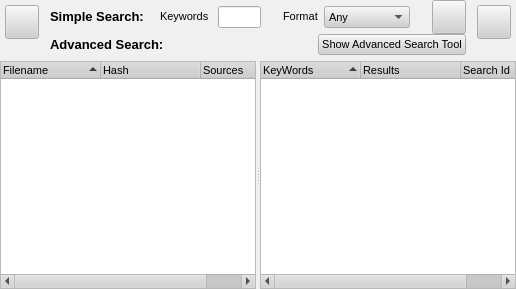
<ui version="4.0" >
 <class>SearchDialog</class>
 <widget class="QWidget" name="SearchDialog" >
  <property name="geometry" >
   <rect>
    <x>0</x>
    <y>0</y>
    <width>516</width>
    <height>289</height>
   </rect>
  </property>
  <property name="sizePolicy" >
   <sizepolicy>
    <hsizetype>1</hsizetype>
    <vsizetype>1</vsizetype>
    <horstretch>1</horstretch>
    <verstretch>1</verstretch>
   </sizepolicy>
  </property>
  <property name="palette" >
   <palette>
    <active>
     <colorrole role="WindowText" >
      <brush brushstyle="SolidPattern" >
       <color alpha="255" >
        <red>0</red>
        <green>0</green>
        <blue>0</blue>
       </color>
      </brush>
     </colorrole>
     <colorrole role="Button" >
      <brush brushstyle="SolidPattern" >
       <color alpha="255" >
        <red>208</red>
        <green>208</green>
        <blue>208</blue>
       </color>
      </brush>
     </colorrole>
     <colorrole role="Light" >
      <brush brushstyle="SolidPattern" >
       <color alpha="255" >
        <red>255</red>
        <green>255</green>
        <blue>255</blue>
       </color>
      </brush>
     </colorrole>
     <colorrole role="Midlight" >
      <brush brushstyle="SolidPattern" >
       <color alpha="255" >
        <red>247</red>
        <green>247</green>
        <blue>247</blue>
       </color>
      </brush>
     </colorrole>
     <colorrole role="Dark" >
      <brush brushstyle="SolidPattern" >
       <color alpha="255" >
        <red>104</red>
        <green>104</green>
        <blue>104</blue>
       </color>
      </brush>
     </colorrole>
     <colorrole role="Mid" >
      <brush brushstyle="SolidPattern" >
       <color alpha="255" >
        <red>139</red>
        <green>139</green>
        <blue>139</blue>
       </color>
      </brush>
     </colorrole>
     <colorrole role="Text" >
      <brush brushstyle="SolidPattern" >
       <color alpha="255" >
        <red>0</red>
        <green>0</green>
        <blue>0</blue>
       </color>
      </brush>
     </colorrole>
     <colorrole role="BrightText" >
      <brush brushstyle="SolidPattern" >
       <color alpha="255" >
        <red>255</red>
        <green>255</green>
        <blue>255</blue>
       </color>
      </brush>
     </colorrole>
     <colorrole role="ButtonText" >
      <brush brushstyle="SolidPattern" >
       <color alpha="255" >
        <red>0</red>
        <green>0</green>
        <blue>0</blue>
       </color>
      </brush>
     </colorrole>
     <colorrole role="Base" >
      <brush brushstyle="SolidPattern" >
       <color alpha="255" >
        <red>255</red>
        <green>255</green>
        <blue>255</blue>
       </color>
      </brush>
     </colorrole>
     <colorrole role="Window" >
      <brush brushstyle="SolidPattern" >
       <color alpha="255" >
        <red>240</red>
        <green>240</green>
        <blue>240</blue>
       </color>
      </brush>
     </colorrole>
     <colorrole role="Shadow" >
      <brush brushstyle="SolidPattern" >
       <color alpha="255" >
        <red>0</red>
        <green>0</green>
        <blue>0</blue>
       </color>
      </brush>
     </colorrole>
     <colorrole role="Highlight" >
      <brush brushstyle="SolidPattern" >
       <color alpha="255" >
        <red>0</red>
        <green>0</green>
        <blue>128</blue>
       </color>
      </brush>
     </colorrole>
     <colorrole role="HighlightedText" >
      <brush brushstyle="SolidPattern" >
       <color alpha="255" >
        <red>255</red>
        <green>255</green>
        <blue>255</blue>
       </color>
      </brush>
     </colorrole>
     <colorrole role="Link" >
      <brush brushstyle="SolidPattern" >
       <color alpha="255" >
        <red>0</red>
        <green>0</green>
        <blue>255</blue>
       </color>
      </brush>
     </colorrole>
     <colorrole role="LinkVisited" >
      <brush brushstyle="SolidPattern" >
       <color alpha="255" >
        <red>255</red>
        <green>0</green>
        <blue>255</blue>
       </color>
      </brush>
     </colorrole>
     <colorrole role="AlternateBase" >
      <brush brushstyle="SolidPattern" >
       <color alpha="255" >
        <red>231</red>
        <green>231</green>
        <blue>231</blue>
       </color>
      </brush>
     </colorrole>
    </active>
    <inactive>
     <colorrole role="WindowText" >
      <brush brushstyle="SolidPattern" >
       <color alpha="255" >
        <red>0</red>
        <green>0</green>
        <blue>0</blue>
       </color>
      </brush>
     </colorrole>
     <colorrole role="Button" >
      <brush brushstyle="SolidPattern" >
       <color alpha="255" >
        <red>208</red>
        <green>208</green>
        <blue>208</blue>
       </color>
      </brush>
     </colorrole>
     <colorrole role="Light" >
      <brush brushstyle="SolidPattern" >
       <color alpha="255" >
        <red>255</red>
        <green>255</green>
        <blue>255</blue>
       </color>
      </brush>
     </colorrole>
     <colorrole role="Midlight" >
      <brush brushstyle="SolidPattern" >
       <color alpha="255" >
        <red>247</red>
        <green>247</green>
        <blue>247</blue>
       </color>
      </brush>
     </colorrole>
     <colorrole role="Dark" >
      <brush brushstyle="SolidPattern" >
       <color alpha="255" >
        <red>104</red>
        <green>104</green>
        <blue>104</blue>
       </color>
      </brush>
     </colorrole>
     <colorrole role="Mid" >
      <brush brushstyle="SolidPattern" >
       <color alpha="255" >
        <red>139</red>
        <green>139</green>
        <blue>139</blue>
       </color>
      </brush>
     </colorrole>
     <colorrole role="Text" >
      <brush brushstyle="SolidPattern" >
       <color alpha="255" >
        <red>0</red>
        <green>0</green>
        <blue>0</blue>
       </color>
      </brush>
     </colorrole>
     <colorrole role="BrightText" >
      <brush brushstyle="SolidPattern" >
       <color alpha="255" >
        <red>255</red>
        <green>255</green>
        <blue>255</blue>
       </color>
      </brush>
     </colorrole>
     <colorrole role="ButtonText" >
      <brush brushstyle="SolidPattern" >
       <color alpha="255" >
        <red>0</red>
        <green>0</green>
        <blue>0</blue>
       </color>
      </brush>
     </colorrole>
     <colorrole role="Base" >
      <brush brushstyle="SolidPattern" >
       <color alpha="255" >
        <red>255</red>
        <green>255</green>
        <blue>255</blue>
       </color>
      </brush>
     </colorrole>
     <colorrole role="Window" >
      <brush brushstyle="SolidPattern" >
       <color alpha="255" >
        <red>240</red>
        <green>240</green>
        <blue>240</blue>
       </color>
      </brush>
     </colorrole>
     <colorrole role="Shadow" >
      <brush brushstyle="SolidPattern" >
       <color alpha="255" >
        <red>0</red>
        <green>0</green>
        <blue>0</blue>
       </color>
      </brush>
     </colorrole>
     <colorrole role="Highlight" >
      <brush brushstyle="SolidPattern" >
       <color alpha="255" >
        <red>192</red>
        <green>192</green>
        <blue>192</blue>
       </color>
      </brush>
     </colorrole>
     <colorrole role="HighlightedText" >
      <brush brushstyle="SolidPattern" >
       <color alpha="255" >
        <red>0</red>
        <green>0</green>
        <blue>0</blue>
       </color>
      </brush>
     </colorrole>
     <colorrole role="Link" >
      <brush brushstyle="SolidPattern" >
       <color alpha="255" >
        <red>0</red>
        <green>0</green>
        <blue>255</blue>
       </color>
      </brush>
     </colorrole>
     <colorrole role="LinkVisited" >
      <brush brushstyle="SolidPattern" >
       <color alpha="255" >
        <red>255</red>
        <green>0</green>
        <blue>255</blue>
       </color>
      </brush>
     </colorrole>
     <colorrole role="AlternateBase" >
      <brush brushstyle="SolidPattern" >
       <color alpha="255" >
        <red>231</red>
        <green>231</green>
        <blue>231</blue>
       </color>
      </brush>
     </colorrole>
    </inactive>
    <disabled>
     <colorrole role="WindowText" >
      <brush brushstyle="SolidPattern" >
       <color alpha="255" >
        <red>104</red>
        <green>104</green>
        <blue>104</blue>
       </color>
      </brush>
     </colorrole>
     <colorrole role="Button" >
      <brush brushstyle="SolidPattern" >
       <color alpha="255" >
        <red>208</red>
        <green>208</green>
        <blue>208</blue>
       </color>
      </brush>
     </colorrole>
     <colorrole role="Light" >
      <brush brushstyle="SolidPattern" >
       <color alpha="255" >
        <red>255</red>
        <green>255</green>
        <blue>255</blue>
       </color>
      </brush>
     </colorrole>
     <colorrole role="Midlight" >
      <brush brushstyle="SolidPattern" >
       <color alpha="255" >
        <red>247</red>
        <green>247</green>
        <blue>247</blue>
       </color>
      </brush>
     </colorrole>
     <colorrole role="Dark" >
      <brush brushstyle="SolidPattern" >
       <color alpha="255" >
        <red>104</red>
        <green>104</green>
        <blue>104</blue>
       </color>
      </brush>
     </colorrole>
     <colorrole role="Mid" >
      <brush brushstyle="SolidPattern" >
       <color alpha="255" >
        <red>139</red>
        <green>139</green>
        <blue>139</blue>
       </color>
      </brush>
     </colorrole>
     <colorrole role="Text" >
      <brush brushstyle="SolidPattern" >
       <color alpha="255" >
        <red>104</red>
        <green>104</green>
        <blue>104</blue>
       </color>
      </brush>
     </colorrole>
     <colorrole role="BrightText" >
      <brush brushstyle="SolidPattern" >
       <color alpha="255" >
        <red>255</red>
        <green>255</green>
        <blue>255</blue>
       </color>
      </brush>
     </colorrole>
     <colorrole role="ButtonText" >
      <brush brushstyle="SolidPattern" >
       <color alpha="255" >
        <red>104</red>
        <green>104</green>
        <blue>104</blue>
       </color>
      </brush>
     </colorrole>
     <colorrole role="Base" >
      <brush brushstyle="SolidPattern" >
       <color alpha="255" >
        <red>240</red>
        <green>240</green>
        <blue>240</blue>
       </color>
      </brush>
     </colorrole>
     <colorrole role="Window" >
      <brush brushstyle="SolidPattern" >
       <color alpha="255" >
        <red>240</red>
        <green>240</green>
        <blue>240</blue>
       </color>
      </brush>
     </colorrole>
     <colorrole role="Shadow" >
      <brush brushstyle="SolidPattern" >
       <color alpha="255" >
        <red>0</red>
        <green>0</green>
        <blue>0</blue>
       </color>
      </brush>
     </colorrole>
     <colorrole role="Highlight" >
      <brush brushstyle="SolidPattern" >
       <color alpha="255" >
        <red>0</red>
        <green>0</green>
        <blue>128</blue>
       </color>
      </brush>
     </colorrole>
     <colorrole role="HighlightedText" >
      <brush brushstyle="SolidPattern" >
       <color alpha="255" >
        <red>255</red>
        <green>255</green>
        <blue>255</blue>
       </color>
      </brush>
     </colorrole>
     <colorrole role="Link" >
      <brush brushstyle="SolidPattern" >
       <color alpha="255" >
        <red>0</red>
        <green>0</green>
        <blue>255</blue>
       </color>
      </brush>
     </colorrole>
     <colorrole role="LinkVisited" >
      <brush brushstyle="SolidPattern" >
       <color alpha="255" >
        <red>255</red>
        <green>0</green>
        <blue>255</blue>
       </color>
      </brush>
     </colorrole>
     <colorrole role="AlternateBase" >
      <brush brushstyle="SolidPattern" >
       <color alpha="255" >
        <red>231</red>
        <green>231</green>
        <blue>231</blue>
       </color>
      </brush>
     </colorrole>
    </disabled>
   </palette>
  </property>
  <property name="font" >
   <font>
    <family>Arial</family>
    <pointsize>8</pointsize>
    <weight>50</weight>
    <italic>false</italic>
    <bold>false</bold>
    <underline>false</underline>
    <strikeout>false</strikeout>
   </font>
  </property>
  <property name="contextMenuPolicy" >
   <enum>Qt::NoContextMenu</enum>
  </property>
  <layout class="QGridLayout" >
   <property name="margin" >
    <number>0</number>
   </property>
   <property name="spacing" >
    <number>1</number>
   </property>
   <item row="0" column="0" >
    <layout class="QVBoxLayout" >
     <property name="margin" >
      <number>0</number>
     </property>
     <property name="spacing" >
      <number>6</number>
     </property>
     <item>
      <layout class="QHBoxLayout" >
       <property name="margin" >
        <number>0</number>
       </property>
       <property name="spacing" >
        <number>6</number>
       </property>
       <item>
        <layout class="QVBoxLayout" >
         <property name="margin" >
          <number>5</number>
         </property>
         <property name="spacing" >
          <number>6</number>
         </property>
         <item>
          <widget class="QPushButton" name="toggleAdvancedSearchBtn" >
           <property name="sizePolicy" >
            <sizepolicy>
             <hsizetype>0</hsizetype>
             <vsizetype>0</vsizetype>
             <horstretch>0</horstretch>
             <verstretch>0</verstretch>
            </sizepolicy>
           </property>
           <property name="minimumSize" >
            <size>
             <width>34</width>
             <height>34</height>
            </size>
           </property>
           <property name="maximumSize" >
            <size>
             <width>34</width>
             <height>34</height>
            </size>
           </property>
           <property name="toolTip" >
            <string>Toggle advanced searching on and off.</string>
           </property>
           <property name="text" >
            <string/>
           </property>
           <property name="icon" >
            <iconset resource="images.qrc" >:/images/advsearch_24x24.png</iconset>
           </property>
           <property name="iconSize" >
            <size>
             <width>24</width>
             <height>24</height>
            </size>
           </property>
           <property name="checkable" >
            <bool>true</bool>
           </property>
          </widget>
         </item>
         <item>
          <spacer>
           <property name="orientation" >
            <enum>Qt::Vertical</enum>
           </property>
           <property name="sizeHint" >
            <size>
             <width>20</width>
             <height>0</height>
            </size>
           </property>
          </spacer>
         </item>
        </layout>
       </item>
       <item>
        <widget class="QFrame" name="SearchModeFrame" >
         <property name="sizePolicy" >
          <sizepolicy>
           <hsizetype>1</hsizetype>
           <vsizetype>1</vsizetype>
           <horstretch>255</horstretch>
           <verstretch>0</verstretch>
          </sizepolicy>
         </property>
         <property name="minimumSize" >
          <size>
           <width>390</width>
           <height>24</height>
          </size>
         </property>
         <property name="frameShape" >
          <enum>QFrame::NoFrame</enum>
         </property>
         <property name="frameShadow" >
          <enum>QFrame::Raised</enum>
         </property>
         <layout class="QVBoxLayout" >
          <property name="margin" >
           <number>0</number>
          </property>
          <property name="spacing" >
           <number>0</number>
          </property>
          <item>
           <widget class="QFrame" name="SimpleSearchPanel" >
            <property name="sizePolicy" >
             <sizepolicy>
              <hsizetype>1</hsizetype>
              <vsizetype>1</vsizetype>
              <horstretch>0</horstretch>
              <verstretch>0</verstretch>
             </sizepolicy>
            </property>
            <property name="frameShape" >
             <enum>QFrame::NoFrame</enum>
            </property>
            <property name="frameShadow" >
             <enum>QFrame::Raised</enum>
            </property>
            <layout class="QVBoxLayout" >
             <property name="margin" >
              <number>0</number>
             </property>
             <property name="spacing" >
              <number>0</number>
             </property>
             <item>
              <layout class="QHBoxLayout" >
               <property name="margin" >
                <number>0</number>
               </property>
               <property name="spacing" >
                <number>6</number>
               </property>
               <item>
                <widget class="QLabel" name="label_3" >
                 <property name="frameShape" >
                  <enum>QFrame::NoFrame</enum>
                 </property>
                 <property name="frameShadow" >
                  <enum>QFrame::Plain</enum>
                 </property>
                 <property name="text" >
                  <string>&lt;h3>Simple Search:&lt;/h3></string>
                 </property>
                </widget>
               </item>
               <item>
                <spacer>
                 <property name="orientation" >
                  <enum>Qt::Horizontal</enum>
                 </property>
                 <property name="sizeHint" >
                  <size>
                   <width>10</width>
                   <height>20</height>
                  </size>
                 </property>
                </spacer>
               </item>
               <item>
                <widget class="QLabel" name="label" >
                 <property name="sizePolicy" >
                  <sizepolicy>
                   <hsizetype>0</hsizetype>
                   <vsizetype>0</vsizetype>
                   <horstretch>0</horstretch>
                   <verstretch>0</verstretch>
                  </sizepolicy>
                 </property>
                 <property name="text" >
                  <string>Keywords </string>
                 </property>
                </widget>
               </item>
               <item>
                <widget class="QLineEdit" name="lineEdit" >
                 <property name="sizePolicy" >
                  <sizepolicy>
                   <hsizetype>7</hsizetype>
                   <vsizetype>0</vsizetype>
                   <horstretch>3</horstretch>
                   <verstretch>0</verstretch>
                  </sizepolicy>
                 </property>
                 <property name="maximumSize" >
                  <size>
                   <width>558</width>
                   <height>16777215</height>
                  </size>
                 </property>
                </widget>
               </item>
               <item>
                <spacer>
                 <property name="orientation" >
                  <enum>Qt::Horizontal</enum>
                 </property>
                 <property name="sizeType" >
                  <enum>QSizePolicy::Fixed</enum>
                 </property>
                 <property name="sizeHint" >
                  <size>
                   <width>16</width>
                   <height>32</height>
                  </size>
                 </property>
                </spacer>
               </item>
               <item>
                <widget class="QLabel" name="label_2" >
                 <property name="text" >
                  <string>&lt;html>&lt;head>&lt;meta name="qrichtext" content="1" />&lt;style type="text/css">
p, li { white-space: pre-wrap; }
&lt;/style>&lt;/head>&lt;body style=" font-family:'Arial'; font-size:8pt; font-weight:400; font-style:normal; text-decoration:none;">
&lt;p style=" margin-top:0px; margin-bottom:0px; margin-left:0px; margin-right:0px; -qt-block-indent:0; text-indent:0px;">Format&lt;/p>&lt;/body>&lt;/html></string>
                 </property>
                </widget>
               </item>
               <item>
                <widget class="QComboBox" name="FileTypeComboBox" >
                 <item>
                  <property name="text" >
                   <string>Any</string>
                  </property>
                  <property name="icon" >
                   <iconset resource="images.qrc" >:/images/FileTypeAny.png</iconset>
                  </property>
                 </item>
                 <item>
                  <property name="text" >
                   <string>Audio</string>
                  </property>
                  <property name="icon" >
                   <iconset resource="images.qrc" >:/images/FileTypeAudio.png</iconset>
                  </property>
                 </item>
                 <item>
                  <property name="text" >
                   <string>Video</string>
                  </property>
                  <property name="icon" >
                   <iconset resource="images.qrc" >:/images/FileTypeVideo.png</iconset>
                  </property>
                 </item>
                 <item>
                  <property name="text" >
                   <string>Images</string>
                  </property>
                  <property name="icon" >
                   <iconset resource="images.qrc" >:/images/FileTypePicture.png</iconset>
                  </property>
                 </item>
                 <item>
                  <property name="text" >
                   <string>Programs</string>
                  </property>
                  <property name="icon" >
                   <iconset resource="images.qrc" >:/images/FileTypeProgram.png</iconset>
                  </property>
                 </item>
                 <item>
                  <property name="text" >
                   <string>Archives</string>
                  </property>
                  <property name="icon" >
                   <iconset resource="images.qrc" >:/images/FileTypeArchive.png</iconset>
                  </property>
                 </item>
                 <item>
                  <property name="text" >
                   <string>Documents</string>
                  </property>
                  <property name="icon" >
                   <iconset resource="images.qrc" >:/images/FileTypeDocument.png</iconset>
                  </property>
                 </item>
                </widget>
               </item>
               <item>
                <spacer>
                 <property name="orientation" >
                  <enum>Qt::Horizontal</enum>
                 </property>
                 <property name="sizeHint" >
                  <size>
                   <width>16</width>
                   <height>20</height>
                  </size>
                 </property>
                </spacer>
               </item>
               <item>
                <widget class="QPushButton" name="pushButtonsearch" >
                 <property name="minimumSize" >
                  <size>
                   <width>34</width>
                   <height>34</height>
                  </size>
                 </property>
                 <property name="maximumSize" >
                  <size>
                   <width>34</width>
                   <height>34</height>
                  </size>
                 </property>
                 <property name="toolTip" >
                  <string>Perform simple search</string>
                 </property>
                 <property name="text" >
                  <string/>
                 </property>
                 <property name="icon" >
                  <iconset resource="images.qrc" >:/images/find.png</iconset>
                 </property>
                 <property name="iconSize" >
                  <size>
                   <width>24</width>
                   <height>24</height>
                  </size>
                 </property>
                </widget>
               </item>
              </layout>
             </item>
            </layout>
           </widget>
          </item>
          <item>
           <widget class="QFrame" name="AdvancedSearchPanel" >
            <property name="enabled" >
             <bool>true</bool>
            </property>
            <property name="sizePolicy" >
             <sizepolicy>
              <hsizetype>1</hsizetype>
              <vsizetype>1</vsizetype>
              <horstretch>0</horstretch>
              <verstretch>0</verstretch>
             </sizepolicy>
            </property>
            <property name="frameShape" >
             <enum>QFrame::NoFrame</enum>
            </property>
            <property name="frameShadow" >
             <enum>QFrame::Raised</enum>
            </property>
            <layout class="QVBoxLayout" >
             <property name="margin" >
              <number>0</number>
             </property>
             <property name="spacing" >
              <number>0</number>
             </property>
             <item>
              <layout class="QHBoxLayout" >
               <property name="margin" >
                <number>0</number>
               </property>
               <property name="spacing" >
                <number>6</number>
               </property>
               <item>
                <widget class="QLabel" name="label_4" >
                 <property name="text" >
                  <string>&lt;h3>Advanced Search:&lt;/h3></string>
                 </property>
                </widget>
               </item>
               <item>
                <spacer>
                 <property name="orientation" >
                  <enum>Qt::Horizontal</enum>
                 </property>
                 <property name="sizeType" >
                  <enum>QSizePolicy::Expanding</enum>
                 </property>
                 <property name="sizeHint" >
                  <size>
                   <width>50</width>
                   <height>20</height>
                  </size>
                 </property>
                </spacer>
               </item>
               <item>
                <widget class="QPushButton" name="focusAdvSearchDialogBtn" >
                 <property name="enabled" >
                  <bool>true</bool>
                 </property>
                 <property name="sizePolicy" >
                  <sizepolicy>
                   <hsizetype>0</hsizetype>
                   <vsizetype>0</vsizetype>
                   <horstretch>0</horstretch>
                   <verstretch>0</verstretch>
                  </sizepolicy>
                 </property>
                 <property name="text" >
                  <string>Show Advanced Search Tool</string>
                 </property>
                </widget>
               </item>
              </layout>
             </item>
            </layout>
           </widget>
          </item>
         </layout>
        </widget>
       </item>
       <item>
        <layout class="QVBoxLayout" >
         <property name="margin" >
          <number>5</number>
         </property>
         <property name="spacing" >
          <number>6</number>
         </property>
         <item>
          <widget class="QPushButton" name="pushButtonDownload" >
           <property name="sizePolicy" >
            <sizepolicy>
             <hsizetype>0</hsizetype>
             <vsizetype>0</vsizetype>
             <horstretch>0</horstretch>
             <verstretch>0</verstretch>
            </sizepolicy>
           </property>
           <property name="minimumSize" >
            <size>
             <width>34</width>
             <height>34</height>
            </size>
           </property>
           <property name="maximumSize" >
            <size>
             <width>34</width>
             <height>34</height>
            </size>
           </property>
           <property name="toolTip" >
            <string>Download</string>
           </property>
           <property name="text" >
            <string/>
           </property>
           <property name="icon" >
            <iconset resource="images.qrc" >:/images/down_24x24.png</iconset>
           </property>
           <property name="iconSize" >
            <size>
             <width>24</width>
             <height>24</height>
            </size>
           </property>
          </widget>
         </item>
         <item>
          <spacer>
           <property name="orientation" >
            <enum>Qt::Vertical</enum>
           </property>
           <property name="sizeHint" >
            <size>
             <width>20</width>
             <height>0</height>
            </size>
           </property>
          </spacer>
         </item>
        </layout>
       </item>
      </layout>
     </item>
     <item>
      <widget class="QSplitter" name="splitter" >
       <property name="sizePolicy" >
        <sizepolicy>
         <hsizetype>1</hsizetype>
         <vsizetype>1</vsizetype>
         <horstretch>0</horstretch>
         <verstretch>1</verstretch>
        </sizepolicy>
       </property>
       <property name="orientation" >
        <enum>Qt::Horizontal</enum>
       </property>
       <widget class="QTreeWidget" name="searchResultWidget" >
        <property name="sizePolicy" >
         <sizepolicy>
          <hsizetype>7</hsizetype>
          <vsizetype>7</vsizetype>
          <horstretch>1</horstretch>
          <verstretch>0</verstretch>
         </sizepolicy>
        </property>
        <property name="contextMenuPolicy" >
         <enum>Qt::CustomContextMenu</enum>
        </property>
        <property name="sortingEnabled" >
         <bool>true</bool>
        </property>
        <column>
         <property name="text" >
          <string>Filename</string>
         </property>
        </column>
        <column>
         <property name="text" >
          <string>Hash</string>
         </property>
        </column>
        <column>
         <property name="text" >
          <string>Sources</string>
         </property>
        </column>
       </widget>
       <widget class="QTreeWidget" name="searchSummaryWidget" >
        <property name="sizePolicy" >
         <sizepolicy>
          <hsizetype>1</hsizetype>
          <vsizetype>1</vsizetype>
          <horstretch>0</horstretch>
          <verstretch>1</verstretch>
         </sizepolicy>
        </property>
        <property name="sizeIncrement" >
         <size>
          <width>0</width>
          <height>0</height>
         </size>
        </property>
        <property name="baseSize" >
         <size>
          <width>0</width>
          <height>0</height>
         </size>
        </property>
        <property name="mouseTracking" >
         <bool>true</bool>
        </property>
        <property name="contextMenuPolicy" >
         <enum>Qt::CustomContextMenu</enum>
        </property>
        <property name="sortingEnabled" >
         <bool>true</bool>
        </property>
        <column>
         <property name="text" >
          <string>KeyWords</string>
         </property>
        </column>
        <column>
         <property name="text" >
          <string>Results</string>
         </property>
        </column>
        <column>
         <property name="text" >
          <string>Search Id</string>
         </property>
        </column>
       </widget>
      </widget>
     </item>
    </layout>
   </item>
  </layout>
 </widget>
 <resources>
  <include location="images.qrc" />
 </resources>
 <connections>
  <connection>
   <sender>toggleAdvancedSearchBtn</sender>
   <signal>toggled(bool)</signal>
   <receiver>SimpleSearchPanel</receiver>
   <slot>setHidden(bool)</slot>
   <hints>
    <hint type="sourcelabel" >
     <x>29</x>
     <y>35</y>
    </hint>
    <hint type="destinationlabel" >
     <x>72</x>
     <y>43</y>
    </hint>
   </hints>
  </connection>
  <connection>
   <sender>toggleAdvancedSearchBtn</sender>
   <signal>toggled(bool)</signal>
   <receiver>AdvancedSearchPanel</receiver>
   <slot>setVisible(bool)</slot>
   <hints>
    <hint type="sourcelabel" >
     <x>28</x>
     <y>29</y>
    </hint>
    <hint type="destinationlabel" >
     <x>80</x>
     <y>64</y>
    </hint>
   </hints>
  </connection>
 </connections>
</ui>
